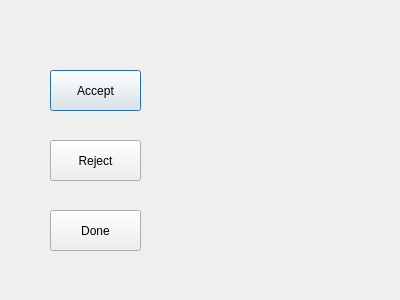
<?xml version="1.0" encoding="UTF-8"?>
<ui version="4.0">
 <class>MyDialog</class>
 <widget class="QDialog" name="MyDialog">
  <property name="geometry">
   <rect>
    <x>0</x>
    <y>0</y>
    <width>400</width>
    <height>300</height>
   </rect>
  </property>
  <property name="windowTitle">
   <string>Dialog</string>
  </property>
  <widget class="QPushButton" name="acceptBtn">
   <property name="geometry">
    <rect>
     <x>50</x>
     <y>70</y>
     <width>91</width>
     <height>41</height>
    </rect>
   </property>
   <property name="styleSheet">
    <string notr="true"/>
   </property>
   <property name="text">
    <string>Accept</string>
   </property>
  </widget>
  <widget class="QPushButton" name="rejectBtn">
   <property name="geometry">
    <rect>
     <x>50</x>
     <y>140</y>
     <width>91</width>
     <height>41</height>
    </rect>
   </property>
   <property name="text">
    <string>Reject</string>
   </property>
  </widget>
  <widget class="QPushButton" name="donBtn">
   <property name="geometry">
    <rect>
     <x>50</x>
     <y>210</y>
     <width>91</width>
     <height>41</height>
    </rect>
   </property>
   <property name="text">
    <string>Done</string>
   </property>
  </widget>
 </widget>
 <resources/>
 <connections/>
</ui>
